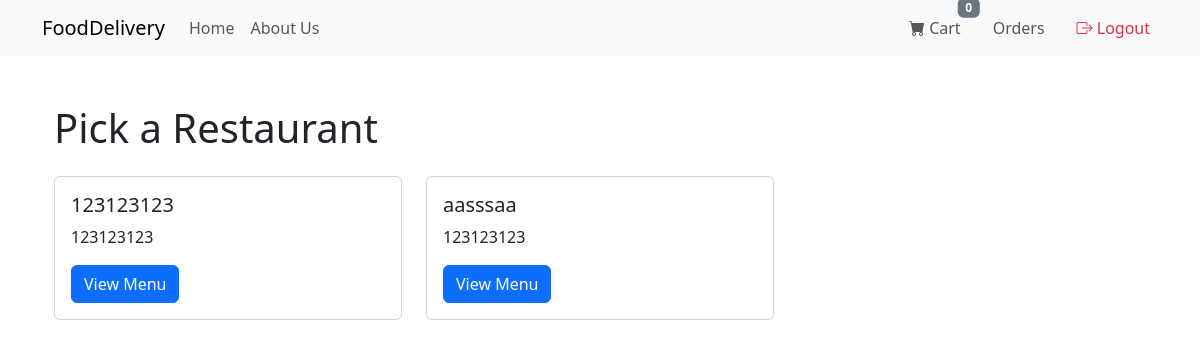
/ (signed in), run on the app's committed database.
### core/models.py (models this page shows)
class Restaurant(models.Model):
    owner       = models.ForeignKey(
                    User,
                    related_name='restaurants',
                    on_delete=models.CASCADE
                  )
    name        = models.CharField(max_length=255)
    description = models.TextField(blank=True)
    address     = models.CharField(max_length=255, blank=True)
    phone       = models.CharField(max_length=20, blank=True)
    avg_rating  = models.DecimalField(max_digits=2, decimal_places=1, default=0)
    created_at  = models.DateTimeField(auto_now_add=True)
    updated_at  = models.DateTimeField(auto_now=True)

### core/views.py (the view)
# urls.py: path('',views.home,name='home'),
def home(request):
    user_id = request.session.get('user_id')
    if not user_id:
        return redirect('core:login')
    try:
        current_user = User.objects.get(id=user_id)
    except User.DoesNotExist:
        return redirect('core:login')
    if current_user.user_type == User.RESTAURANT:
        restaurant = Restaurant.objects.filter(owner=current_user).first()
        items = restaurant.menu_items.all() if restaurant else []
        return render(request, 'home.html', {
            'current_user': current_user,
            'restaurant': restaurant,
            'items': items,
        })
    else:
        restaurants = Restaurant.objects.all()
        return render(request, 'home.html', {
            'current_user': current_user,
            'restaurants': restaurants,
        })

### core/templates/home.html (shortened to what this page needs)
{% extends "index.html" %}
{% block content %}
<div class="container my-4">
  {% if current_user.user_type == 2 %}
    <h1 class="mb-3">Welcome, {{ current_user.first_name }}!</h1>
    {% if restaurant %}
      <p>Your Restaurant: <strong>{{ restaurant.name }}</strong></p>
      <button id="addBtn"
              class="btn btn-success mb-4"
              data-bs-toggle="modal"
              data-bs-target="#menuItemModal">
        + Add New Menu Item
      </button>
      <h2>Your Menu</h2>
      <div class="row">
        {% for item in items %}
          <div class="col-md-4 mb-3">
            <div class="card h-100 position-relative">
              {% if item.image_url %}
                <img src="{{ item.image_url }}"
                     class="card-img-top"
                     alt="{{ item.name }}"
                     style="object-fit: cover; height: 200px;">
              {% endif %}
              <form method="post"
                    action="{% url 'core:delete_menu_item' %}"
                    class="position-absolute top-0 end-0 m-2"
                    onsubmit="return confirm('Are you sure you want to delete “{{ item.name }}”?');">
                {% csrf_token %}
                <input type="hidden" name="item_id" value="{{ item.id }}">
                <button type="submit" class="btn btn-sm btn-danger p-1" title="Delete">
                  <i class="bi bi-trash-fill"></i>
                </button>
              </form>
              <div class="card-body d-flex flex-column">
                <h5 class="card-title">{{ item.name }}</h5>
                <p class="card-text">{{ item.description|default:"No description" }}</p>
                <p class="card-text mt-auto"><strong>₪{{ item.price }}</strong></p>
                <button type="button"
                        class="btn btn-sm btn-primary editBtn mt-2"
                        data-id="{{ item.id }}"
                        data-name="{{ item.name|escapejs }}"
                        data-description="{{ item.description|escapejs }}"
                        data-price="{{ item.price }}"
                        data-image-url="{{ item.image_url|default_if_none:''|escapejs }}"
                        data-bs-toggle="modal"
                        data-bs-target="#menuItemModal">
                  Edit
                </button>
              </div>
            </div>
          </div>
        {% empty %}
          <p>You haven’t added any menu items yet.</p>
        {% endfor %}
      </div>
    {% else %}
      <p><em>You don’t have a restaurant yet.</em></p>
    {% endif %}
  {% else %}
    <h1 class="mb-4">Pick a Restaurant</h1>
    <div class="row">
      {% for restaurant in restaurants %}
        <div class="col-md-4 mb-3">
          <div class="card h-100">
            <div class="card-body">
              <h5 class="card-title">{{ restaurant.name }}</h5>
              <p class="card-text">{{ restaurant.description|truncatechars:100 }}</p>
              <a href="{% url 'core:menu' restaurant.id %}" class="btn btn-primary">
                View Menu
              </a>
            </div>
          </div>
        </div>
      {% empty %}
        <p>No restaurants available right now.</p>
      {% endfor %}
    </div>
  {% endif %}
</div>
{% endblock %}

### data on the page
Restaurant: name "123123123", description "123123123"
Restaurant: name "aasssaa", description "123123123"
